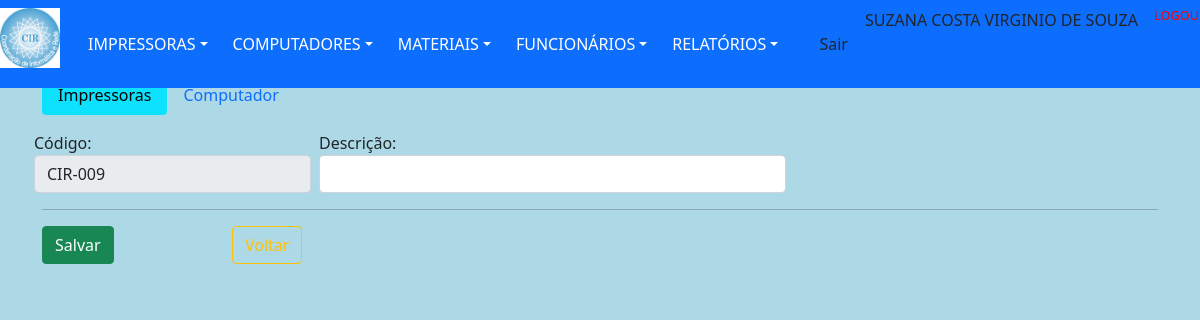
Page /old/materialCadastrarOld.php (signed in) on the earlier database version.
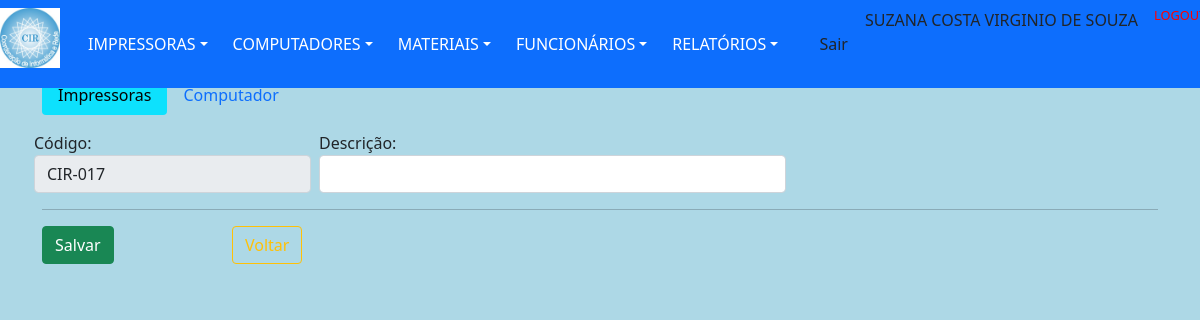
Same page on the later database version.
### tables this page shows
CREATE TABLE `material` (
  `idMaterial` int(11) NOT NULL,
  `codigo` varchar(25) DEFAULT NULL,
  `descricao` varchar(255) DEFAULT NULL,
  `numSerie` varchar(50) DEFAULT NULL,
  `unidade` varchar(20) DEFAULT NULL,
  `quantidade` int(6) DEFAULT NULL,
  `statusMat` varchar(8) DEFAULT 'ativo'
);

### dao/DAO-controleCir.php (called while the page is built, shortened)
<?php
	class ControleCirDAO
		{
             public function BuscarCodigo()
                {
                    $conn = Database::connect();
                    $conn->exec('SET CHARACTER SET utf8');
                    $sql = "SELECT * FROM `material` WHERE codigo LIKE 'cir%' ORDER BY codigo DESC LIMIT 1 ";
                    try
                        {
                            $listar = $conn->query($sql);
                            $buscar = $listar->fetchAll(PDO::FETCH_OBJ);
                        }
                    catch (PDOException $exc)
                        {
                            $buscar = $exc->getTraceAsString();
                        }
                    return $buscar;
                }
        }
?>

### funcao/funcao.php (called while the page is built, shortened)
<?php
	function soNumero($str)
		{
			$soNumero = preg_replace("/[^0-9]/", "", $str);
			return $soNumero;
		}
?>

### old/materialCadastrarOld.php (the view, shortened to what this page needs)
<?php
	include "../template/menuPrincipal.php";
    include_once "../funcao/funcao.php";
	include_once "../dao/DAO-controleCir.php";
	$codigoDAO = new ControleCirDAO();
	foreach ($codigoDAO->BuscarCodigo() as $resp)
		{
			$codigo1 = $resp->codigo;
		}
    $codigo2 = soNumero($codigo1);
    $tamCodigo2 = strlen($codigo2);
    $codigo2 = $codigo2+1;
    $result = strstr($codigo1, "-", true);
    $fimCodigo = str_pad($codigo2, $tamCodigo2, "0", STR_PAD_LEFT);
    $codigo = $result ."-".$fimCodigo;
?>
                <div class="container">
                    <div id="page-content-wrapper">
                        <div class="panel-content">
                            <div class="col-md-12">
						        <h3 class="text-success">Cadastro de Materiais:</h3>
                                <div class="panel-header">
                                    <form class="form-horizontal" action="../controllers/materialCadastro.php" method="POST">
                                        <ul class="nav nav-pillsUfs mb-3" id="pillsUfs-tab" role="tablist">
                                            <li class="nav-item" role="presentation">
                                                <button class="nav-link active" id="pillsUfs-imp-tab" data-bs-toggle="pill" data-bs-target="#pillsUfs-imp" type="button" role="tab" aria-controls="pillsUfs-imp" aria-selected="true">Impressoras</button>
                                            </li>
                                            <li class="nav-item" role="presentation">
                                                <button class="nav-link" id="pillsUfs-comp-tab" data-bs-toggle="pill" data-bs-target="#pillsUfs-comp" type="button" role="tab" aria-controls="pillsUfs-comp" aria-selected="false">Computador</button>
                                            </li>
                                        </ul>
                                        <div class="tab-content" id="pillsUfs-tabContent">
                                            <div class="tab-pane fade show active" id="pillsUfs-imp" role="tabpanel" aria-labelledby="pillsUfs-imp-tab">
                                                <div class="row">
                                                    <div class="col px-md-1 col-md-3">
                                                        <label for="inputSuccess" class="control-label">Código:</label>
                                                        <input type="text" class="form-control" name = "codigoImp" id = "codigoImp" value = "<?=$codigo; $_SESSION['codigo']=$codigo?>" readonly />
                                                    </div>
                                                    <div class="col px-md-1 col-md-5">
                                                        <label for="inputSuccess" class="control-label">Descrição:</label>
                                                        <input type="text" class="form-control" name = "descImp" id = "descImp" >
                                                    </div>
                                                </div>
                                            </div>
                                        </div>
                                        <hr>
                                        <div id="actions" class="row">
                                            <div class="col-md-2">
                                                <button type="submit" class="btn btn-success">Salvar</button>
                                            </div>
                                            <div class="col-md-2">
                                                <a  href="../template/menuPrincipal.php"><button type="button" class="btn btn-outline-warning">Voltar</button></a>
                                            </div>
                                        </div>
                                    </form>
                                </div>
                            </div>
                        </div>
					</div>
				</div>
	</body>
</html>

### template/menuPrincipal.php (shortened to what this page needs)
<!DOCTYPE html>
<html lang="pt-br">
	<head>
		<link href="../css/bootstrap.css" rel="stylesheet">
	</head>
    <body>
        <nav class="fixed-top navbar navbar-dark bg-primary">
            <div class="btn-group">
                <img src="../img/cir.jpg" width=60 height=60>
                <div class="btn-group">
                    <button type="button" class="btn btn-primary dropdown-toggle" data-bs-toggle="dropdown">IMPRESSORAS</button>
                </div>
                <div class="btn-group">
                    <button type="button" class="btn btn-primary dropdown-toggle" data-bs-toggle="dropdown">COMPUTADORES</button>
                </div>
                <div class="btn-group">
                    <button type="button" class="btn btn-primary dropdown-toggle" data-bs-toggle="dropdown">MATERIAIS</button>
                </div>
                <div class="btn-group">
                    <button type="button" class="btn btn-primary dropdown-toggle" data-bs-toggle="dropdown">FUNCIONÁRIOS</button>
                </div>
                <div class="btn-group">
                    <button type="button" class="btn btn-primary dropdown-toggle" data-bs-toggle="dropdown">RELATÓRIOS</button>
                </div>
                <div class="btn-group">
                    <form class="d-flex" role="search" action="../index.php" method="POST">
                        <button class="btn btn-outline-ufs" type="submit">Sair</button>
                    </form>
                </div>
                <div class="row px-md-3 col-md-12">
                    <?php
                        $html = " <h5 class='timertext px-md-3 col-md-4' style='font-size: .8rem; color:red'> LOGOUT EM: <span class='secs'></span> min </h5>";
                        echo $_SESSION["nomeFuncionario"] . "" . $html;
                    ?>
                </div>
            </div>
        </nav>

### template/menuPrincipal.php (style rules this page uses)
body { background-color: #ADD8E6; }

Differences in the rows shown:
no longer on this page (row unchanged): material: codigoImp "CIR-009"
added material: codigoImp "CIR-017"
